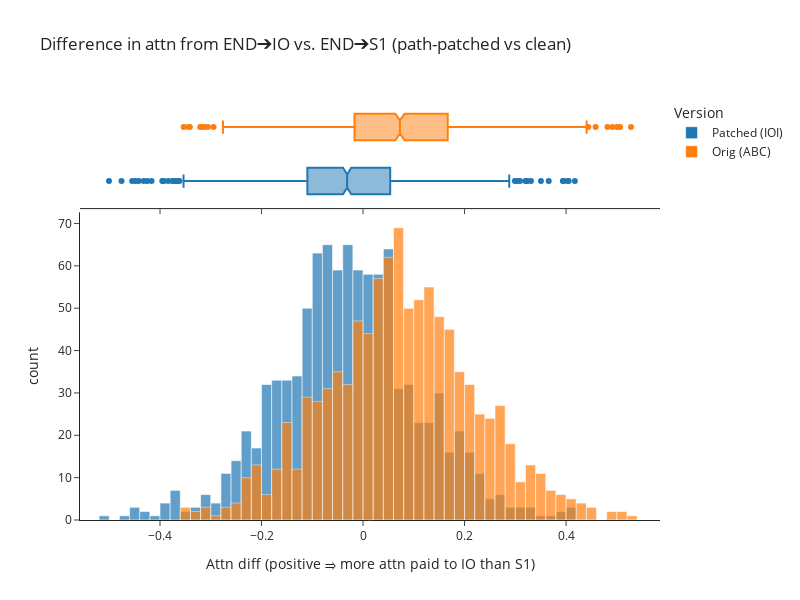

This figure's notebook cell:
### Code cell
results_patched, results_clean = get_nnmh_patching_patterns(num_batches=50, neg_nmh=(10, 2), orig_is_ioi=False)

hist(
    [results_patched, results_clean],
    labels={"variable": "Version", "value": "Attn diff (positive ⇒ more attn paid to IO than S1)"},
    title="Difference in attn from END➔IO vs. END➔S1 (path-patched vs clean)",
    names=["Patched (IOI)", "Orig (ABC)"],
    width=800,
    height=600,
    opacity=0.7,
    marginal="box",
    template="simple_white"
)

### Figure 1 — Plotly figure (JSON) as saved in the notebook; plotly's stock layout.template omitted (floating-point values rounded to 4 significant figures; data arrays with more than 128 entries replaced by an {"elided": "..."} marker saying what was removed)
{"data": [{"alignmentgroup": "True", "bingroup": "x", "hovertemplate": "Version=wide_variable_0<br>Attn diff (positive ⇒ more attn paid to IO than S1)=%{x}<br>count=%{y}<extra></extra>", "legendgroup": "wide_variable_0", "marker": {"color": "#1F77B4", "opacity": 0.7, "pattern": {"shape": ""}}, "name": "Patched (IOI)", "offsetgroup": "wide_variable_0", "orientation": "v", "showlegend": true, "type": "histogram", "x": {"elided": "1000 float values"}, "xaxis": "x", "yaxis": "y"}, {"alignmentgroup": "True", "hovertemplate": "Version=wide_variable_0<br>Attn diff (positive ⇒ more attn paid to IO than S1)=%{x}<extra></extra>", "legendgroup": "wide_variable_0", "marker": {"color": "#1F77B4"}, "name": "Patched (IOI)", "notched": true, "offsetgroup": "wide_variable_0", "showlegend": false, "type": "box", "x": {"elided": "1000 float values"}, "xaxis": "x2", "yaxis": "y2"}, {"alignmentgroup": "True", "bingroup": "x", "hovertemplate": "Version=wide_variable_1<br>Attn diff (positive ⇒ more attn paid to IO than S1)=%{x}<br>count=%{y}<extra></extra>", "legendgroup": "wide_variable_1", "marker": {"color": "#FF7F0E", "opacity": 0.7, "pattern": {"shape": ""}}, "name": "Orig (ABC)", "offsetgroup": "wide_variable_1", "orientation": "v", "showlegend": true, "type": "histogram", "x": {"elided": "1000 float values"}, "xaxis": "x", "yaxis": "y"}, {"alignmentgroup": "True", "hovertemplate": "Version=wide_variable_1<br>Attn diff (positive ⇒ more attn paid to IO than S1)=%{x}<extra></extra>", "legendgroup": "wide_variable_1", "marker": {"color": "#FF7F0E"}, "name": "Orig (ABC)", "notched": true, "offsetgroup": "wide_variable_1", "showlegend": false, "type": "box", "x": {"elided": "1000 float values"}, "xaxis": "x2", "yaxis": "y2"}], "layout": {"bargap": 0, "barmode": "overlay", "height": 600, "legend": {"title": {"text": "Version"}, "tracegroupgap": 0}, "title": {"text": "Difference in attn from END➔IO vs. END➔S1 (path-patched vs clean)"}, "width": 800, "xaxis": {"anchor": "y", "domain": [0, 1], "title": {"text": "Attn diff (positive ⇒ more attn paid to IO than S1)"}}, "xaxis2": {"anchor": "y2", "domain": [0, 1], "matches": "x", "showticklabels": false}, "yaxis": {"anchor": "x", "domain": [0, 0.7326], "title": {"text": "count"}}, "yaxis2": {"anchor": "x2", "domain": [0.7426, 1], "matches": "y2", "showline": false, "showticklabels": false, "ticks": ""}}}
